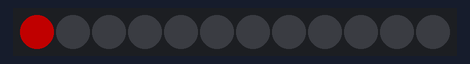
Recording of a program running on a simulated ATtiny85, built with avr-gcc and run on an emulated ATtiny85. On the bench: 12 RGB LEDs in strip order, left to right. Dim RGB values are drawn brighter than linear; what the program prints to the serial monitor is not drawn.

Above: at 0.15 s.
At 5.0 s:
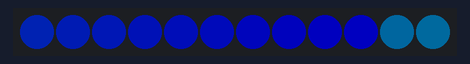
At 9.85 s:
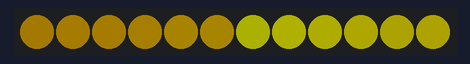
At 19.84 s:
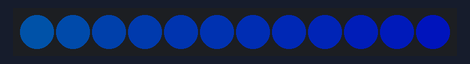
At 29.84 s:
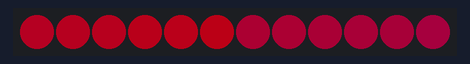
At 39.83 s:
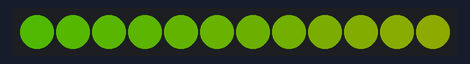

The program:

main.cpp
```cpp
// Test for using attiny85 with platformio
// code is copy & paste from https://github.com/FastLED/FastLED/blob/master/examples/Cylon/Cylon.ino
// Hardware is a ring of 12 ws2812 RGB LED, order of colors is GRB

// used clion IDE for development. Build throws error (incl. upload) but it still works somehow. Feels like npm install :-)

#include "FastLED.h"

// How many leds in your strip?
#define NUM_LEDS 12

#define DATA_PIN 0

// Define the array of leds
CRGB leds[NUM_LEDS];

void setup() {
    Serial.begin(57600);
    Serial.println("resetting");
    LEDS.addLeds<WS2812,DATA_PIN,GRB>(leds,NUM_LEDS);
    LEDS.setBrightness(84);
}

void fadeall() { for(int i = 0; i < NUM_LEDS; i++) { leds[i].nscale8(250); } }

void loop() {
    static uint8_t hue = 0;
    Serial.print("x");
    // First slide the led in one direction
    for(int i = 0; i < NUM_LEDS; i++) {
        // Set the i'th led to red
        leds[i] = CHSV(hue++, 255, 255);
        // Show the leds
        FastLED.show();
        // now that we've shown the leds, reset the i'th led to black
        // leds[i] = CRGB::Black;
        fadeall();
        // Wait a little bit before we loop around and do it again
        delay(10);
    }
    Serial.print("x");

    // Now go in the other direction.
    for(int i = (NUM_LEDS)-1; i >= 0; i--) {
        // Set the i'th led to red
        leds[i] = CHSV(hue++, 255, 255);
        // Show the leds
        FastLED.show();
        // now that we've shown the leds, reset the i'th led to black
        // leds[i] = CRGB::Black;
        fadeall();
        // Wait a little bit before we loop around and do it again
        delay(10);
    }
}
```
